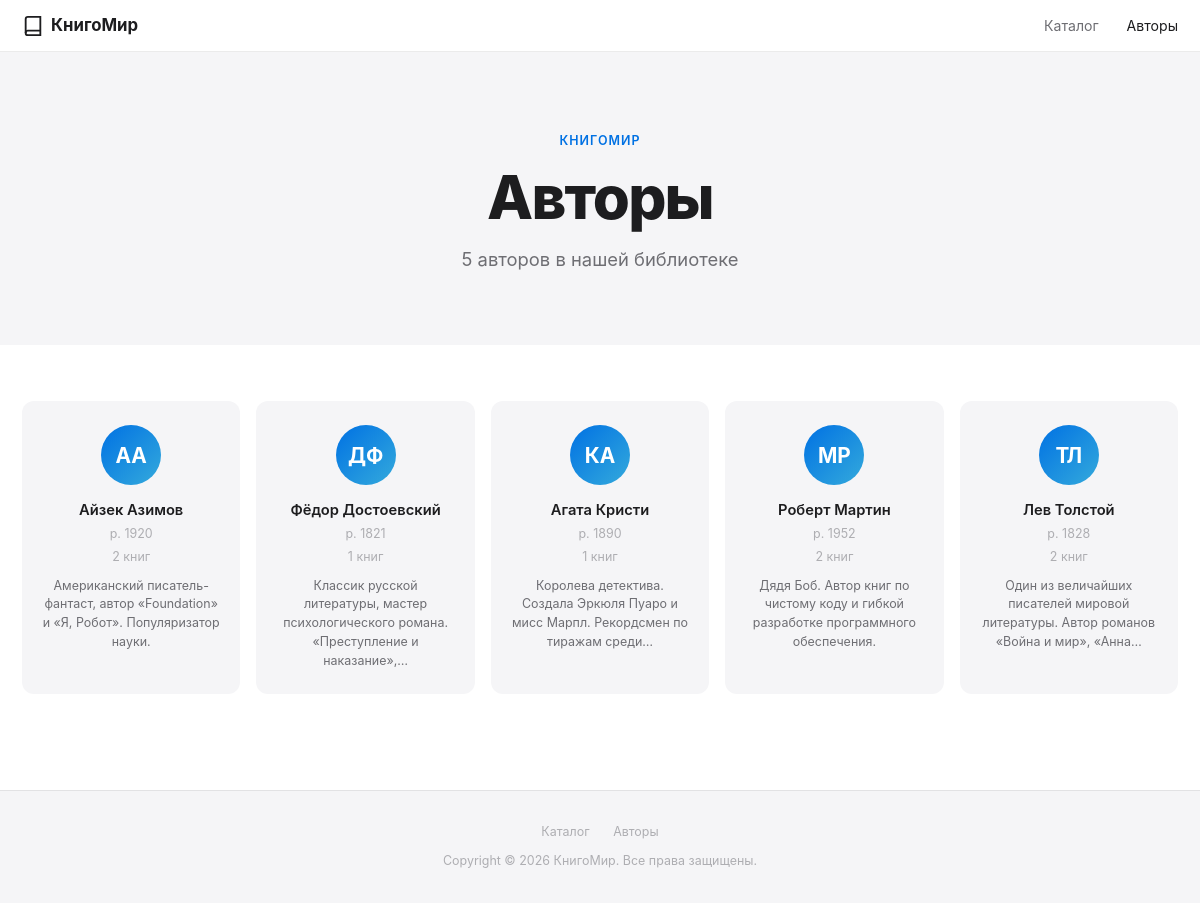
Screenshot of /authors/ with the database file from the repository.
### catalog/models.py (models this page shows, shortened)
class Author(models.Model):
    first_name = models.CharField('Имя', max_length=100)
    last_name = models.CharField('Фамилия', max_length=100)
    birth_year = models.PositiveSmallIntegerField('Год рождения', null=True, blank=True)
    bio = models.TextField('Биография', blank=True)
    class Meta:
        verbose_name = 'Автор'
        verbose_name_plural = 'Авторы'
        ordering = ['last_name', 'first_name']
    @property
    def full_name(self):
        return f'{self.first_name} {self.last_name}'

### catalog/views.py (the view)
# urls.py: path('authors/', views.author_list, name='author_list'),
def author_list(request):
    authors = Author.objects.prefetch_related('books').all()
    context = {'authors': authors}
    return render(request, 'catalog/author_list.html', context)

### catalog/templatetags/book_tags.py (called while the page is built)
@register.simple_tag
def site_name():
    return SITE_TITLE

@register.filter(name='short_description')
def short_description(text, max_length=150):
    if not text:
        return ''
    text = str(text)
    if len(text) <= max_length:
        return text
    truncated = text[:max_length].rsplit(' ', 1)[0]
    return truncated + '…'

### catalog/templates/catalog/author_list.html (shortened to what this page needs)
{% extends "catalog/base.html" %}
{% load book_tags %}
{% block content %}
<div class="hero">
    <div class="hero-eyebrow">{% site_name %}</div>
    <h1 class="hero-title">Авторы</h1>
    <p class="hero-subtitle">{{ authors|length }} авторов в нашей библиотеке</p>
</div>
<div class="container section">
    <div class="author-grid">
        {% for author in authors %}
        <div class="author-card">
            <div class="author-avatar">
                {{ author.last_name|slice:":1"|upper }}{{ author.first_name|slice:":1"|upper }}
            </div>
            <div class="author-name">{{ author.full_name }}</div>
            {% if author.birth_year %}
            <div style="font-size:.78rem;color:var(--text-tertiary);margin-bottom:4px;">р. {{ author.birth_year }}</div>
            {% endif %}
            <div class="author-books">
                {{ author.books.all|length }} книг
            </div>
            {% if author.bio %}
            <p style="font-size:.78rem;color:var(--text-secondary);margin-top:10px;line-height:1.5;">
                {{ author.bio|short_description:90 }}
            </p>
            {% endif %}
        </div>
        {% empty %}
        <p style="color:var(--text-tertiary);">Авторы не найдены.</p>
        {% endfor %}
    </div>
</div>
{% endblock %}

### rows the page displays
Author: last_name "А", first_name "А", full_name "Айзек Азимов", birth_year "1920", books.all|length "2", bio|short_description "Американский писатель-фантаст, автор «Foundation» и «Я, Робот». Популяризатор науки."
Author: last_name "Д", first_name "Ф", full_name "Фёдор Достоевский", birth_year "1821", books.all|length "1", bio|short_description "Классик русской литературы, мастер психологического романа. «Преступление и наказание»,…"
Author: last_name "К", first_name "А", full_name "Агата Кристи", birth_year "1890", books.all|length "1", bio|short_description "Королева детектива. Создала Эркюля Пуаро и мисс Марпл. Рекордсмен по тиражам среди…"
Author: last_name "М", first_name "Р", full_name "Роберт Мартин", birth_year "1952", books.all|length "2", bio|short_description "Дядя Боб. Автор книг по чистому коду и гибкой разработке программного обеспечения."
Author: last_name "Т", first_name "Л", full_name "Лев Толстой", birth_year "1828", books.all|length "2", bio|short_description "Один из величайших писателей мировой литературы. Автор романов «Война и мир», «Анна…"

### other values shown
{{ authors|length }} "5"
